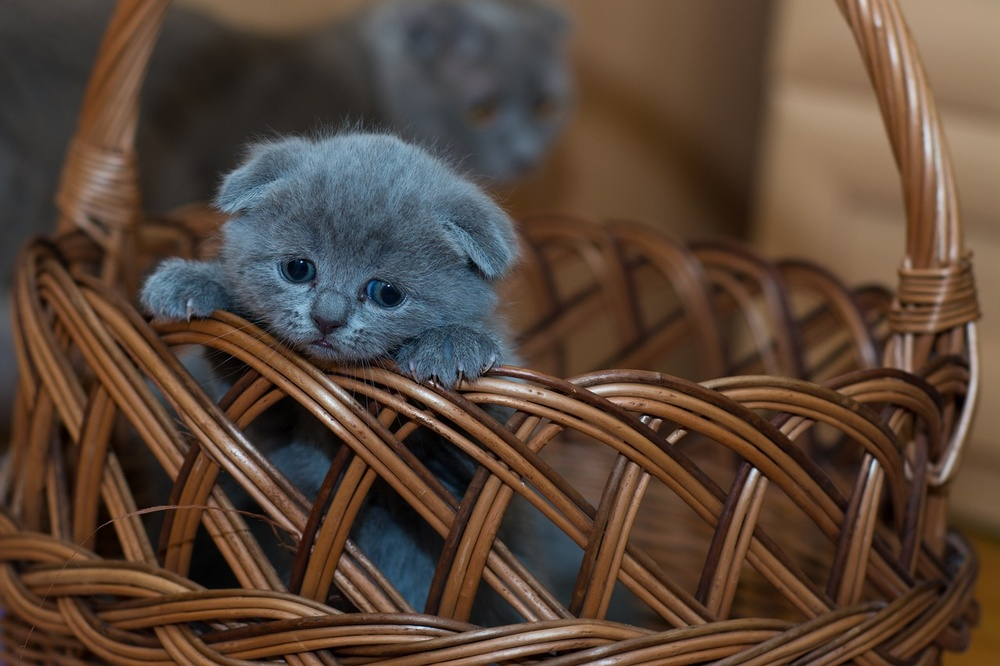
#> input picture test_data/cat.jpg, 1000 x 666 px, shrunk from 1280 x 853 before the run
$ python to_raw.py cat.jpg
#> lines starting #> are read from the running program, lines starting #| are printed output that depends on the picture
import sys
from PIL import Image
import os

if len(sys.argv) < 2:
    print("Usage: python to_raw.py <image_path>")
    sys.exit(1)

path = sys.argv[1]
img = Image.open(path).convert('L')
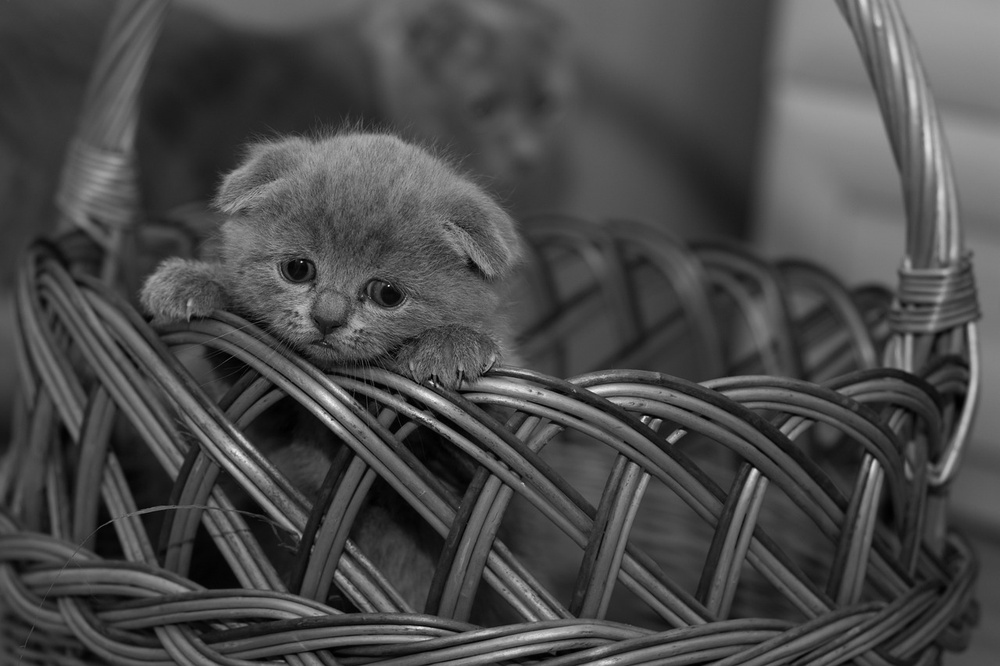
#> img: PIL image 1000x666 L; min 0, max 242, mean 74.1
name = os.path.splitext(path)[0] + ".raw"

with open(name, "wb") as f:
    f.write(img.tobytes())

print(f"File: {name}")
print(f"Dimensions: {img.width} {img.height}")
#| Dimensions: 1000 666
print(f"Command: ./jpegls_app.exe {name} {img.width} {img.height}")
#| Command: ./jpegls_app.exe cat.raw 1000 666
